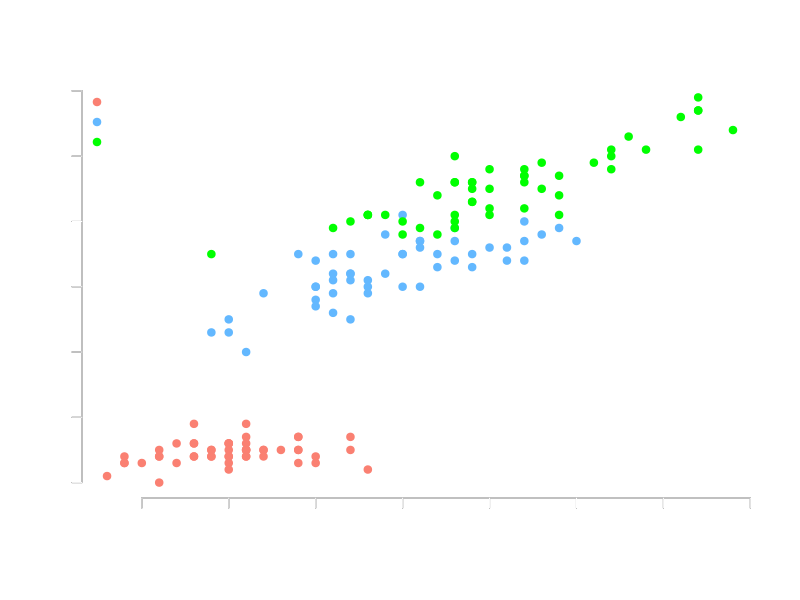
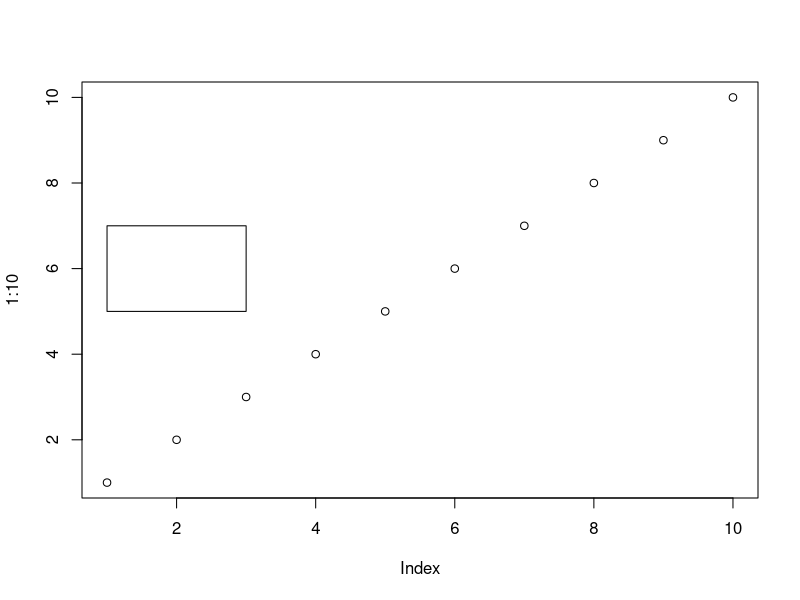

The R source for these figures, in order: (Note: this script raises an error after producing the figures.)



png(file = "portada.png", bg = "transparent")

par(col.axis='white', col.lab='white', col.main='white')

with(iris, plot(x=Sepal.Length, y=Petal.Length, pch=19, bty='n',
                col=c('salmon', 'steelblue1', 'green1')[Species]))

axis(side=1, col='white')
axis(side=2, col='white')

legend('topleft', legend=levels(iris$Species),
       col=c('salmon', 'steelblue1', 'green1'), pch=19,
       text.col='white', bty='n')


dev.off()


jpeg(file = "portada.png")
plot(1:10)
rect(1, 5, 3, 7, col = "white")
dev.off()




jpeg(filename="portada999.png", #bg="transparent",
     quality=99,
     width=859, height=453)

par(col.axis='white', bg='transparent',
    col.lab='white', col.main='white')

plot(f[[1]], main='', las=1, lwd=3,
     bty='n', xaxt='n', yaxt='n',
     xlim=c(4, 20), col=paleta[1],
     xlab='Producción promedio por día (lt)',
     ylab='Densidad')
for (i in 2:8) lines(f[[i]], lwd=3, col=paleta[i])

axis(side=1, col='white')
axis(side=2, col='white')

legend('topright', col=paleta, text.col='white',
       lwd=2, bty='n',
       legend=paste('Parto ', 1:8))

dev.off()

